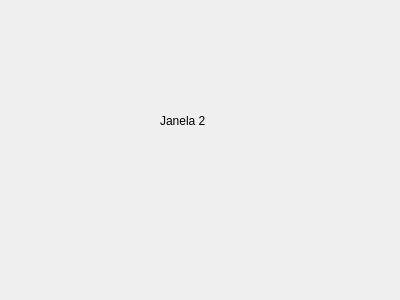
<?xml version="1.0" encoding="UTF-8"?>
<ui version="4.0">
 <class>Janela2</class>
 <widget class="QDialog" name="Janela2">
  <property name="geometry">
   <rect>
    <x>0</x>
    <y>0</y>
    <width>400</width>
    <height>300</height>
   </rect>
  </property>
  <property name="windowTitle">
   <string>Dialog</string>
  </property>
  <widget class="QLabel" name="label">
   <property name="geometry">
    <rect>
     <x>160</x>
     <y>100</y>
     <width>71</width>
     <height>41</height>
    </rect>
   </property>
   <property name="text">
    <string>Janela 2</string>
   </property>
  </widget>
 </widget>
 <resources/>
 <connections/>
</ui>
